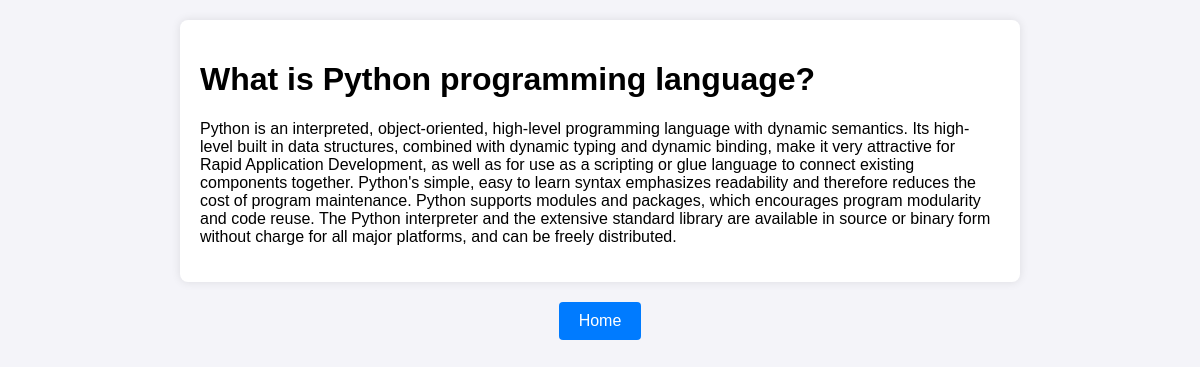
/articles/art/1, run on the app's committed database.
### articles/models.py (models this page shows, shortened)
class Articles(models.Model):
    title = models.CharField(max_length=256, blank=True, null=True)
    category = models.ForeignKey(Category, on_delete=models.DO_NOTHING)
    text = models.TextField(blank=True, null=True)
    image = models.ImageField(upload_to='default/', blank=True, null=True, default='not_available.png')
    created_at = models.DateField(auto_now_add=True)
    updated_at = models.DateField(auto_now=True)
    class Meta:
        db_table = 'articles'

### articles/views.py (the view)
# urls.py: path('art/<int:pk>', ArticleDetailView.as_view(), name='detail'),
class ArticleDetailView(View):
    def get(self, request, pk):
        article = Articles.objects.get(pk=pk)
        return render(request, 'detail.html', {'article': article})

### templates/detail.html (shortened to what this page needs)
<!DOCTYPE html>
<html lang="en">
<head>
</head>
<body>
    <div class="article-container">
        <h1>{{ article.title }}</h1>
        <p>{{ article.text }}</p>
    </div>
    <a href="{% url 'articles:category_view' %}" class="back-button">Home</a>
</body>
</html>

### templates/detail.html (style rules this page uses)
body { font-family: Arial, sans-serif; background-color: #f4f4f9; margin: 0; padding: 20px; display: flex; flex-direction: column; align-items: center; }
.article-container { background-color: #fff; padding: 20px; border-radius: 8px; box-shadow: 0 0 10px rgba(0, 0, 0, 0.1); margin-bottom: 20px; width: 80%; max-width: 800px; }
.back-button { background-color: #007bff; color: #fff; border: none; padding: 10px 20px; border-radius: 4px; cursor: pointer; font-size: 16px; text-decoration: none; }

### data on the page
Articles: title "What is Python programming language?", text "Python is an interpreted, object-oriented, high-level programming language with dynamic semantics. Its high-level built in data structures, combined with dynamic typing and dynamic binding, make it very attractive for Rapid Application Development, as well as for use as a scripting or glue language to connect existing components together. Python's simple, easy to learn syntax emphasizes readability and therefore reduces the cost of program maintenance. Python supports modules and packages, which encourages program modularity and code reuse. The Python interpreter and the extensive standard library are available in source or binary form without charge for all major platforms, and can be…"
